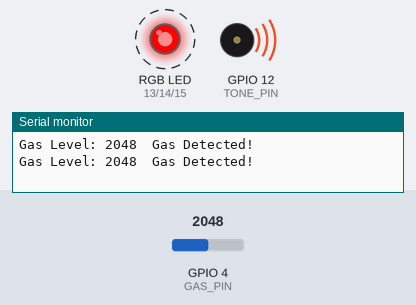
A sketch run on a simulated ESP32. Shown: an RGB LED mixed from three pins (HIGH = lit), buzzer (waves = sounding), the last lines printed to the serial monitor. Dashed ring = blinking. Inputs (shaded band) come from the test bench; at power-on: GPIO 4 (GAS_PIN) = 2048.

Above: at 1.9 s.
2.0 s: GPIO 4 (GAS_PIN) set to 1040
6.2 s: GPIO 4 (GAS_PIN) set to 939
At 7.8 s:
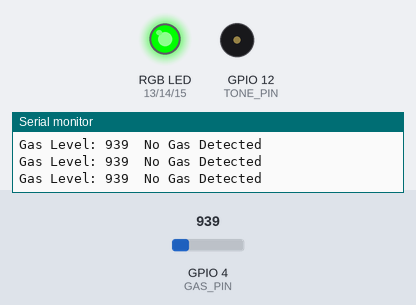
8.1 s: GPIO 4 (GAS_PIN) set to 1228
At 8.9 s:
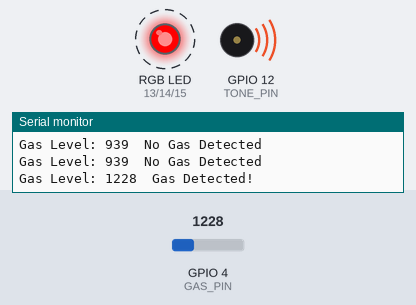
12.3 s: GPIO 4 (GAS_PIN) set to 960
At 12.45 s:
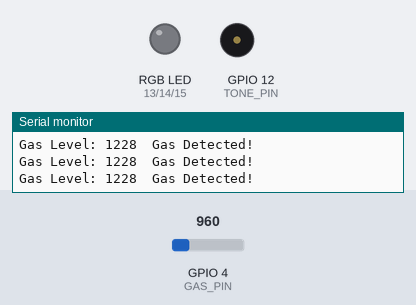
Timing chart, 0 to 15.0 s (numbered marks = the images above; inputs shaded):
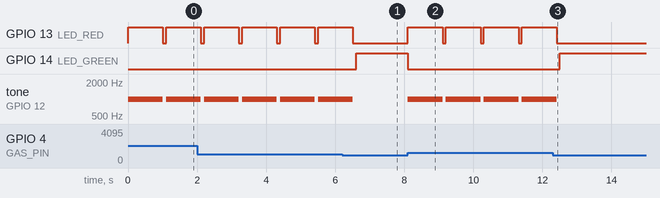

The sketch:

mq-test.ino
```cpp
const int GAS_PIN = 4;         // MQ2 sensor connected to J4 (GPIO 4)
const int TONE_PIN = 12;       // Buzzer connected to J12 (GPIO 12)

// RGB LED pins connected to J13
const int LED_RED = 13;
const int LED_GREEN = 14;
const int LED_BLUE = 15;

// PWM channel for tone
const int TONE_PWM_CHANNEL = 0;

void setup() {
  Serial.begin(115200);

  // Attach buzzer to PWM channel
  ledcAttachPin(TONE_PIN, TONE_PWM_CHANNEL);

  // Configure pins
  pinMode(GAS_PIN, INPUT);
  pinMode(LED_RED, OUTPUT);
  pinMode(LED_GREEN, OUTPUT);
  pinMode(LED_BLUE, OUTPUT);
}

void loop() {
  int gasLevel = analogRead(GAS_PIN);  // Read gas level from MQ2 sensor

  Serial.print("Gas Level: ");
  Serial.print(gasLevel);
  Serial.print("\t");

  if (gasLevel > 1000) {  // Threshold for gas detection
    Serial.println("Gas Detected!");

    // Turn on RED LED for gas alert
    digitalWrite(LED_RED, HIGH);
    digitalWrite(LED_GREEN, LOW);
    digitalWrite(LED_BLUE, LOW);

    // Play tone on buzzer
    ledcWriteTone(TONE_PWM_CHANNEL, 1000); // 1 kHz tone
    delay(1000);  // Keep alert for 1 second

    // Turn off the LED and buzzer
    digitalWrite(LED_RED, LOW);
    ledcWriteTone(TONE_PWM_CHANNEL, 0); // Stop tone
  }
  else {
    Serial.println("No Gas Detected");

    // Turn on GREEN LED to indicate normal status
    digitalWrite(LED_RED, LOW);
    digitalWrite(LED_GREEN, HIGH);
    digitalWrite(LED_BLUE, LOW);
  }

  delay(100);  // Short delay before the next reading
}
```

Measured:
- the behaviour switches between 1001 and 1000 on GPIO 4 (GAS_PIN) (found by bisection; images 0 and 1)
- after the input at 6.2 s, GPIO 13 (LED_RED): goes on until 6.5 s, then stays LOW; GPIO 14 (LED_GREEN): LOW → HIGH after 0.40 s; tone on GPIO 12 (TONE_PIN): goes on until 6.5 s, then stays silent
- after the input at 8.1 s, GPIO 13 (LED_RED): alternates HIGH for 1.0 s and LOW for 0.10 s, starting at once; GPIO 14 (LED_GREEN): HIGH → LOW at once; tone on GPIO 12 (TONE_PIN): alternates 1000 Hz for 1.0 s and silent for 0.10 s, starting at once
- after the input at 12.3 s, GPIO 13 (LED_RED): goes on until 12.4 s, then stays LOW; GPIO 14 (LED_GREEN): LOW → HIGH after 0.21 s; tone on GPIO 12 (TONE_PIN): goes on until 12.4 s, then stays silent
- by itself, GPIO 13 (LED_RED): alternates HIGH for 1.0 s and LOW for 0.10 s
- by itself, tone on GPIO 12 (TONE_PIN): alternates 1000 Hz for 1.0 s and silent for 0.10 s
